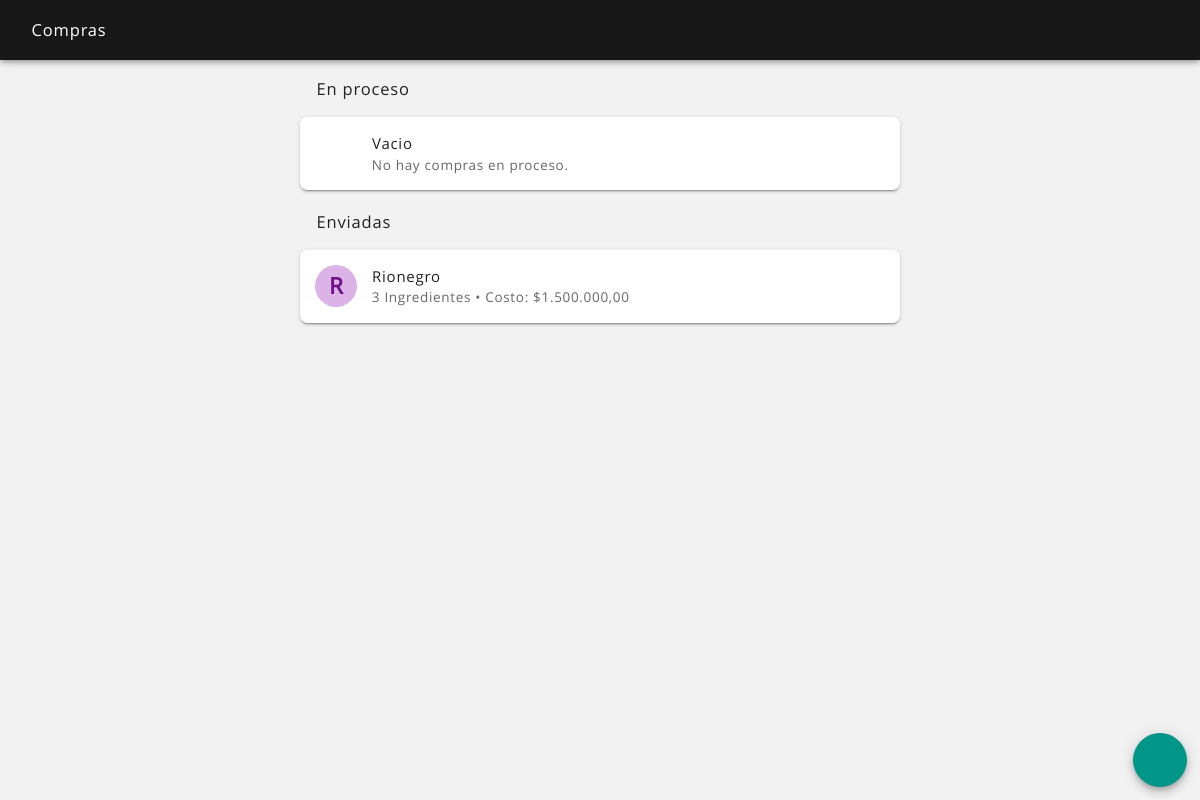
Before: /compras_ver.php (signed in) with the older database file.
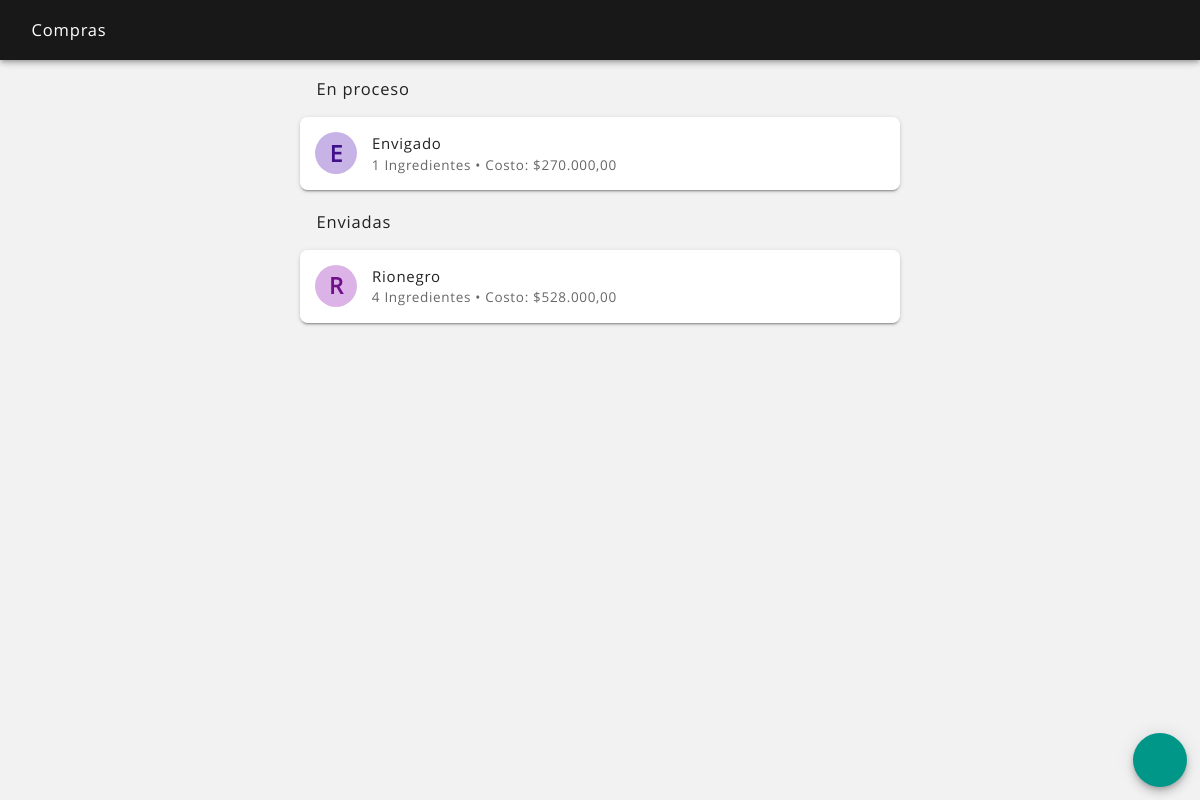
After: the same page with the newer database file.
### tables this page shows
CREATE TABLE `compra` (
  `compra_id` int(11) NOT NULL,
  `fecha_alta` datetime NOT NULL,
  `fecha_mod` datetime NOT NULL,
  `fecha_baja` datetime NOT NULL,
  `usuario_alta` int(11) NOT NULL,
  `usuario_mod` int(11) NOT NULL,
  `usuario_baja` int(11) NOT NULL,
  `estado` text NOT NULL,
  `observacion_envio` text NOT NULL,
  `observacion_recepcion` text NOT NULL,
  `destino` int(11) NOT NULL
);

CREATE TABLE `local` (
  `local_id` int(11) NOT NULL,
  `fecha_alta` datetime NOT NULL,
  `fecha_mod` datetime NOT NULL,
  `fecha_baja` datetime NOT NULL,
  `usuario_alta` int(11) NOT NULL,
  `usuario_mod` int(11) NOT NULL,
  `usuario_baja` int(11) NOT NULL,
  `estado` text NOT NULL,
  `local` text NOT NULL,
  `tipo` text NOT NULL,
  `direccion` text NOT NULL,
  `telefono` text NOT NULL,
  `apertura` time NOT NULL,
  `cierre` time NOT NULL,
  `propina` int(11) NOT NULL,
  `imagen` text NOT NULL,
  `imagen_nombre` text NOT NULL
);

### sis/avatar_color.php (called while the page is built)
<?php
$pla = ord(strtolower($avatar_nombre[0]));
$ula = ord(substr($avatar_nombre, -1));
$lca = strlen($avatar_nombre);
$sca = $pla + $ula + $lca + $avatar_id;
$sca = $sca << 5;
$ab_hue = $sca;
$ab_sat = "50%";
$ab_lig = "80%";
$at_hue = $sca;
$at_sat = "80%";
$at_lig = "30%";
?>

### compras_ver.php (the view, shortened to what the changed rows need)
<?php
include ("sis/nombre_sesion.php");
?>
<?php
if(isset($_POST['body_snack'])) $body_snack = $_POST['body_snack']; elseif(isset($_GET['body_snack'])) $body_snack = $_GET['body_snack']; else $body_snack = null;
?>
<!DOCTYPE html>
<html lang="es">
<head>
    <?php
    include ("partes/head.php");
    ?>
</head>
<body <?php echo $body_snack; ?>>
<header class="rdm-toolbar--contenedor">
    <div class="rdm-toolbar--fila">
        <div class="rdm-toolbar--izquierda">
            <h2 class="rdm-toolbar--titulo">Compras</h2>
        </div>
    </div>
</header>
<main class="rdm--contenedor-toolbar">
    <?php
    $consulta = $conexion->query("SELECT * FROM compra WHERE estado = 'creado' ORDER BY fecha_alta");
    if ($consulta->num_rows == 0)
    {
        ?>
        <h2 class="rdm-lista--titulo-largo">En proceso</h2>
        <section class="rdm-lista">
            <article class="rdm-lista--item-doble">
                <div class="rdm-lista--izquierda">
                    <div class="rdm-lista--contenedor">
                        <div class="rdm-lista--avatar"><div class="rdm-lista--icono"><i class="zmdi zmdi-info zmdi-hc-2x"></i></div></div>
                    </div>
                    <div class="rdm-lista--contenedor">
                        <h2 class="rdm-lista--titulo">Vacio</h2>
                        <h2 class="rdm-lista--texto-secundario">No hay compras en proceso.</h2>
                    </div>
                </div>
            </article>
        </section>
        <?php
    }
    else
    {
        ?>
        <h2 class="rdm-lista--titulo-largo">En proceso</h2>
        <section class="rdm-lista">
        <?php
        while ($fila = $consulta->fetch_assoc())
        {
            $compra_id = $fila['compra_id'];
            $destino = $fila['destino'];
            $consulta2 = $conexion->query("SELECT * FROM local WHERE local_id = $destino");
            if ($filas2 = $consulta2->fetch_assoc())
            {
                $local = $filas2['local'];
            }
            else
            {
                $local = "";
            }
            $consulta_ingredientes = $conexion->query("SELECT * FROM compra_ingrediente WHERE compra_id = '$compra_id'");
            $total_ingredientes = $consulta_ingredientes->num_rows;
            $consulta_costo = $conexion->query("SELECT * FROM compra_ingrediente WHERE compra_id = '$compra_id' ORDER BY fecha_alta DESC");
            if ($consulta_costo->num_rows != 0)
            {
                $composicion_costo = 0;
                while ($fila = $consulta_costo->fetch_assoc())
                {
                    $cantidad_enviada = $fila['cantidad_enviada'];
                    $ingrediente_id = $fila['ingrediente_id'];
                    $consulta2 = $conexion->query("SELECT * FROM ingrediente WHERE ingrediente_id = $ingrediente_id");
                    if ($filas2 = $consulta2->fetch_assoc())
                    {
                        $costo_unidad_compra_c = $filas2['costo_unidad_compra'];
                    }
                    else
                    {
                        $unidad_compra_c = "unid";
                        $costo_unidad_compra_c = 0;
                    }
                    $ingrediente_costo = $costo_unidad_compra_c * $cantidad_enviada;
                    $composicion_costo = $composicion_costo + $ingrediente_costo;
                }
                $costo_valor = $composicion_costo;
            }
            else
            {
                $costo_valor = 0;
            }
            $avatar_id = $compra_id;
            $avatar_nombre = "$local";
            include ("sis/avatar_color.php");
            $imagen = '<div class="rdm-lista--avatar-color" style="background-color: hsl('.$ab_hue.', '.$ab_sat.', '.$ab_lig.'); color: hsl('.$at_hue.', '.$at_sat.', '.$at_lig.');"><span class="rdm-lista--avatar-texto">'.strtoupper(substr($avatar_nombre, 0, 1)).'</span></div>';
            ?>
            <a href="compras_ingredientes.php?local_id=<?php echo "$destino"; ?>&crear_compra=si">
                <article class="rdm-lista--item-doble">
                    <div class="rdm-lista--izquierda">
                        <div class="rdm-lista--contenedor">
                            <?php echo "$imagen"; ?>
                        </div>
                        <div class="rdm-lista--contenedor">
                            <h2 class="rdm-lista--titulo"><?php echo ucfirst("$local"); ?></h2>
                            <h2 class="rdm-lista--texto-secundario"><?php echo ($total_ingredientes); ?> Ingredientes  •  Costo: $<?php echo number_format($costo_valor, 2, ",", "."); ?></h2>
                        </div>
                    </div>
                </article>
            </a>
        <?php
        }
        ?>
        </section>
    <?php
    }
    ?>
    <?php
    $consulta = $conexion->query("SELECT * FROM compra WHERE estado = 'enviado' ORDER BY fecha_alta");
    if ($consulta->num_rows == 0)
    {
        ?>
        <?php
    }
    else
    {
        ?>
        <h2 class="rdm-lista--titulo-largo">Enviadas</h2>
        <section class="rdm-lista">
        <?php
        while ($fila = $consulta->fetch_assoc())
        {
            $compra_id = $fila['compra_id'];
            $destino = $fila['destino'];
            $consulta2 = $conexion->query("SELECT * FROM local WHERE local_id = $destino");
            if ($filas2 = $consulta2->fetch_assoc())
            {
                $local = $filas2['local'];
            }
            else
            {
                $local = "";
            }
            $consulta_ingredientes = $conexion->query("SELECT * FROM compra_ingrediente WHERE compra_id = '$compra_id'");
            $total_ingredientes = $consulta_ingredientes->num_rows;
            $consulta_costo = $conexion->query("SELECT * FROM compra_ingrediente WHERE compra_id = '$compra_id' ORDER BY fecha_alta DESC");
            if ($consulta_costo->num_rows != 0)
            {
                $composicion_costo = 0;
                while ($fila = $consulta_costo->fetch_assoc())
                {
                    $cantidad_enviada = $fila['cantidad_enviada'];
                    $ingrediente_id = $fila['ingrediente_id'];
                    $consulta2 = $conexion->query("SELECT * FROM ingrediente WHERE ingrediente_id = $ingrediente_id");
                    if ($filas2 = $consulta2->fetch_assoc())
                    {
                        $costo_unidad_compra_c = $filas2['costo_unidad_compra'];
                    }
                    else
                    {
                        $unidad_compra_c = "unid";
                        $costo_unidad_compra_c = 0;
                    }
                    $ingrediente_costo = $costo_unidad_compra_c * $cantidad_enviada;
                    $composicion_costo = $composicion_costo + $ingrediente_costo;
                }
                $costo_valor = $composicion_costo;
            }
            else
            {
                $costo_valor = 0;
            }
            $avatar_id = $compra_id;
            $avatar_nombre = "$local";
            include ("sis/avatar_color.php");
            $imagen = '<div class="rdm-lista--avatar-color" style="background-color: hsl('.$ab_hue.', '.$ab_sat.', '.$ab_lig.'); color: hsl('.$at_hue.', '.$at_sat.', '.$at_lig.');"><span class="rdm-lista--avatar-texto">'.strtoupper(substr($avatar_nombre, 0, 1)).'</span></div>';
            ?>
                <article class="rdm-lista--item-doble">
                    <div class="rdm-lista--izquierda">
                        <div class="rdm-lista--contenedor">
                            <?php echo "$imagen"; ?>
                        </div>
                        <div class="rdm-lista--contenedor">
                            <h2 class="rdm-lista--titulo"><?php echo ucfirst("$local"); ?></h2>
                            <h2 class="rdm-lista--texto-secundario"><?php echo ($total_ingredientes); ?> Ingredientes  •  Costo: $<?php echo number_format($costo_valor, 2, ",", "."); ?></h2>
                        </div>
                    </div>
                </article>
        <?php
        }
        ?>
        </section>
    <?php
    }
    ?>
</main>
</body>
</html>

Changed rows visible on the page:
now on this page (row edited): compra: local.local "E", local.local "Envigado", total_ingredientes "1", costo_valor "270.000,00", shown under "En proceso"
changed compra "Rionegro": total_ingredientes "3" → "4"; costo_valor "1.500.000,00" → "528.000,00"
Other visible differences:
text no longer shown: "Vacio No hay compras en proceso."
